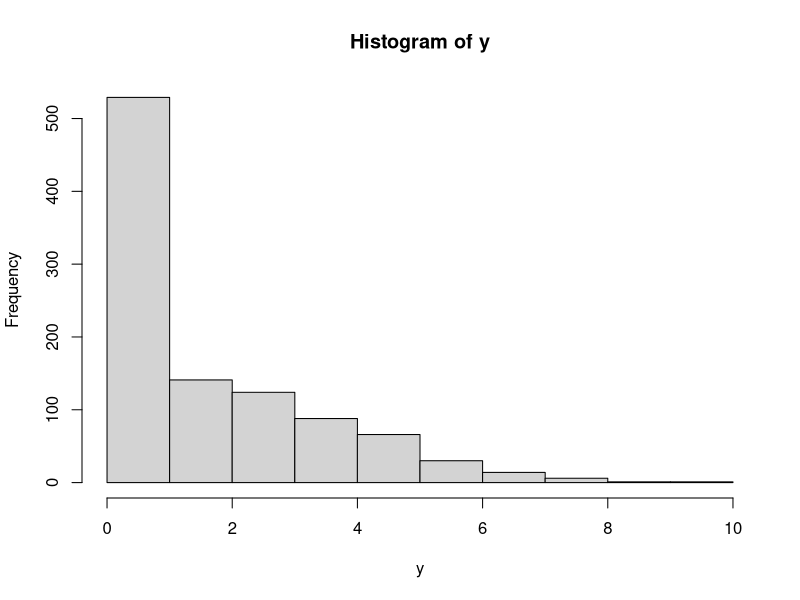

R code for this plot: (Note: this script raises an error after producing the figure.)
library(pscl)
library(AER)
library(lmtest)
library(sandwich)

set.seed(4)
n <- 1000
prop0 <- 0.4
y <- c(rpois((1-prop0)*n, 3), rep(0, times = prop0*n))
A <- factor(rep(c('AA', 'aa'), length = 1000))
B <- factor(c(rep(c('BB', 'bb'), length = (1-prop0)*n), 
              rep(c('BB', 'BB', 'BB','bb'), length = prop0*n)))

hist(y)

var(y[B == 'BB'])/
	mean(y[B == 'BB'])

fm_pois <- glm(y ~ A + B, family = poisson(log))
summary(fm_pois)
logLik(fm_pois)
AIC(fm_pois)
dispersiontest(fm_pois)

fm_nbin <- glm.nb(y ~ A * B, maxit = 1000)
summary(fm_nbin)
round(sum(dnbinom(0, mu = fitted(fm_nbin), size = fm_nbin$theta)))
logLik(fm_nbin)
AIC(fm_nbin)

fm_hurdle <- hurdle(y ~ A * B, dist = "negbin")
summary(fm_hurdle)
round(sum(predict(fm_hurdle, type = "prob")[,1]))
coeftest(fm_hurdle)
logLik(fm_hurdle)
AIC(fm_hurdle)

fm_zinb <- zeroinfl(y ~ A * B, dist = "negbin", link = 'log')
summary(fm_zinb)
AIC(fm_zinb)
round(sum(predict(fm_zinb, type = "prob")[,1]))
